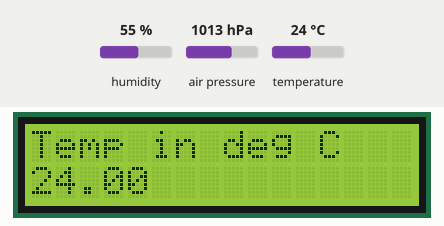
Bench run of a sketch on a simulated Arduino Uno, built with avr-gcc and run on an emulated ATmega328P. Parts: 16×2 character LCD. The test bench sets the inputs (shaded band); at power-on: air pressure 1013 hPa, humidity 55 %, temperature 24 °C. What the sketch prints to the serial monitor is not drawn.

Above: at 3.7 s.
3.8 s: air pressure set to 952 hPa
At 9.4 s:
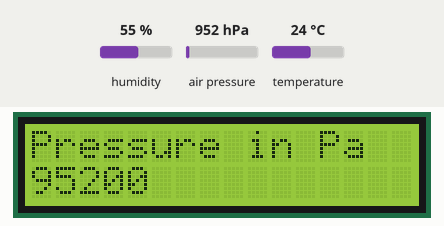
14.2 s: humidity set to 22 %
At 16.0 s:
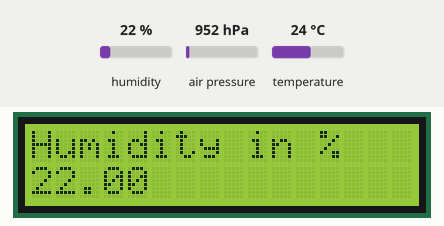
18.7 s: temperature set to 12 °C
At 23.9 s:
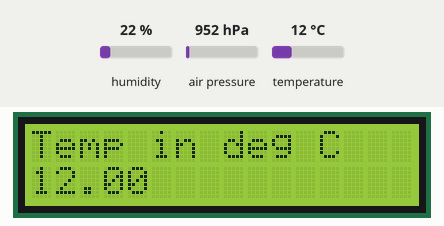
26.4 s: air pressure set to 975 hPa
At 31.3 s:
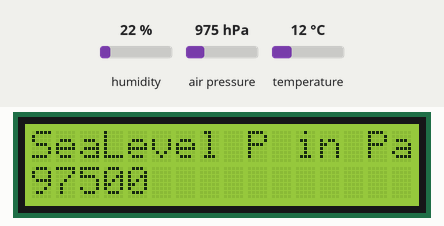
32.5 s: humidity set to 40 %
At 35.4 s:
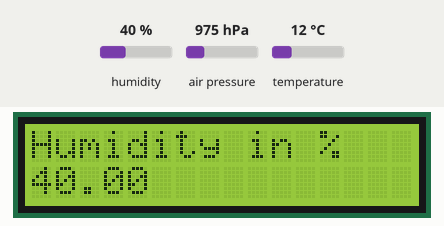
38.6 s: air pressure set to 1000 hPa
At 40.4 s:
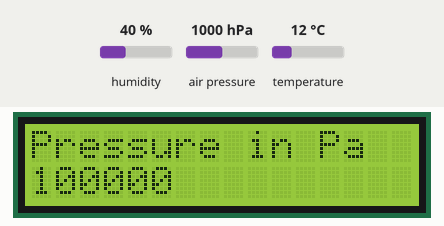
Timing chart, 0 to 41.9 s (numbered marks = the images above; inputs shaded):
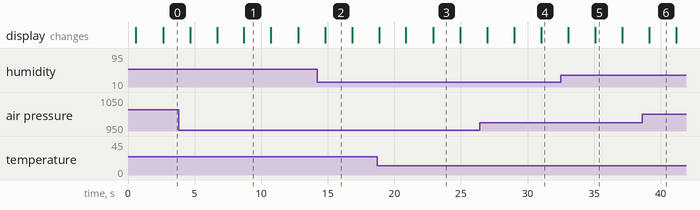

The sketch:

Weather_Station_NissiEmbeddedLab.ino
```cpp
// (licence header left out)
#include <Wire.h>
#include <LiquidCrystal_I2C.h>
#include <Wire.h>
#include <Adafruit_BMP085.h>
#define seaLevelPressure_hPa 1013.25
Adafruit_BMP085 bmp;
#include <Adafruit_Sensor.h>
#include <DHT.h>
#include <DHT_U.h>

#define DHTPIN 2
#define DHTTYPE    DHT11
DHT_Unified dht(DHTPIN, DHTTYPE);

uint32_t delayMS;
LiquidCrystal_I2C lcd(0x27, 16, 2);
unsigned int bp;
void setup()
{
  Serial.begin(9600);
  dht.begin();
  Serial.println(F("DHTxx Unified Sensor Example")); // Print temperature sensor details.
  sensor_t sensor;
  dht.temperature().getSensor(&sensor);
  delayMS = sensor.min_delay / 1000;
  if (!bmp.begin())
  {
    Serial.println("Could not find a valid BMP085 sensor, check wiring!");
    while (1) {}
  }
  lcd.init();
  lcd.backlight();
  lcd.setCursor(0, 0);
  lcd.print("NissiEmbeddedLab");
  delay(500);
  lcd.setCursor(0, 1);
  lcd.print("Weather Station");
  delay(2000);
  Serial.begin(9600);
  if (!bmp.begin())
  {
    lcd.println("No BMP180");
    while (1)
    {
    }
  }
}


void loop()
{
  delay(delayMS);
  sensors_event_t event;
  dht.temperature().getEvent(&event);
  if (isnan(event.temperature))
  {
    Serial.println(F("Error reading temperature!"));
  }
  else
  {
    lcd.clear();
    lcd.setCursor(0, 0);
    lcd.print("Temp in deg C");
    lcd.setCursor(0, 1);
    lcd.print(event.temperature);
    delay(2000);
  }
  dht.humidity().getEvent(&event);
  if (isnan(event.relative_humidity))
  {
    Serial.println(F("Error reading humidity!"));
  }
  else
  {
    lcd.clear();
    lcd.setCursor(0, 0);
    lcd.print("Humidity in %");
    lcd.setCursor(0, 1);
    lcd.print(event.relative_humidity);
    delay(2000);
  }
  bp = bmp.readPressure();
  Serial.println(bp);
  if (bp > 102268)
  {
    lcd.clear();
    lcd.setCursor(0, 0);
    lcd.print("Hign Pressure");
    lcd.setCursor(0, 1);
    lcd.print("Clear Sky");
    delay(2000);
  }
  else if (bp > 100914 && bp < 102268)
  {
    lcd.clear();
    lcd.setCursor(0, 0);
    lcd.print("Normal Pressure");
    lcd.setCursor(0, 1);
    lcd.print("Steady Weather");
    delay(2000);
  }
  else if (bp > 1009 && bp < 100914)
  {
    lcd.clear();
    lcd.setCursor(0, 0);
    lcd.print("Low Pressure");
    lcd.setCursor(0, 1);
    lcd.print("Cloudy & Rainy");
    delay(2000);
  }
  else
  {
  }
  lcd.clear();
    lcd.setCursor(0, 0);
    lcd.print("Pressure in Pa");
    lcd.setCursor(0, 1);
    lcd.print(bmp.readPressure());
    delay(2000);
    lcd.clear();
    lcd.setCursor(0, 0);
    lcd.print("SeaLevel P in Pa");
    lcd.setCursor(0, 1);
    lcd.print(bmp.readSealevelPressure());
    delay(2000);
}
```

Measured:
- what the display in image 1 shows lasts 2.0 s, from 8.7 s to 10.7 s
